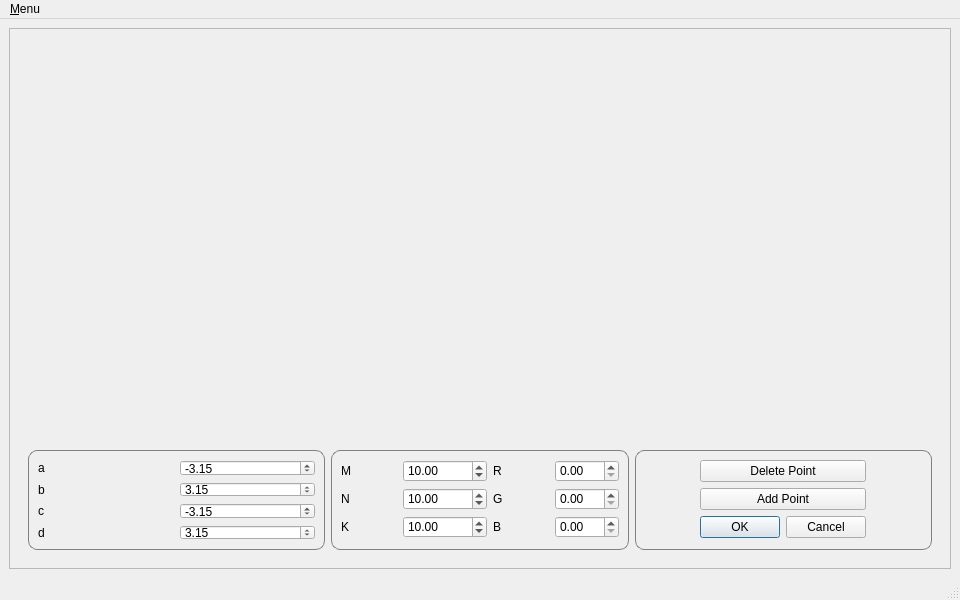
<?xml version="1.0" encoding="UTF-8"?>
<ui version="4.0">
 <class>LineEditor</class>
 <widget class="QMainWindow" name="LineEditor">
  <property name="geometry">
   <rect>
    <x>0</x>
    <y>0</y>
    <width>960</width>
    <height>600</height>
   </rect>
  </property>
  <property name="windowTitle">
   <string>Line Editor</string>
  </property>
  <widget class="QWidget" name="centralwidget">
   <layout class="QVBoxLayout" name="verticalLayout">
    <item>
     <widget class="QScrollArea" name="scrollArea">
      <property name="widgetResizable">
       <bool>true</bool>
      </property>
      <widget class="QWidget" name="scrollAreaWidgetContents">
       <property name="geometry">
        <rect>
         <x>0</x>
         <y>0</y>
         <width>944</width>
         <height>515</height>
        </rect>
       </property>
       <layout class="QVBoxLayout" name="verticalLayout_2">
        <item>
         <widget class="EditorField" name="widget" native="true">
          <property name="sizePolicy">
           <sizepolicy hsizetype="Preferred" vsizetype="Expanding">
            <horstretch>0</horstretch>
            <verstretch>80</verstretch>
           </sizepolicy>
          </property>
         </widget>
        </item>
        <item>
         <widget class="QWidget" name="widget_2" native="true">
          <property name="sizePolicy">
           <sizepolicy hsizetype="Preferred" vsizetype="Expanding">
            <horstretch>0</horstretch>
            <verstretch>20</verstretch>
           </sizepolicy>
          </property>
          <layout class="QHBoxLayout" name="horizontalLayout">
           <item>
            <widget class="QGroupBox" name="groupBox_5">
             <property name="maximumSize">
              <size>
               <width>16777215</width>
               <height>100</height>
              </size>
             </property>
             <property name="styleSheet">
              <string notr="true">QGroupBox {
    border: 1px solid gray;
    border-radius: 9px;
    margin-top: 0.5em;
}

QGroupBox::title {
    subcontrol-origin: margin;
    left: 10px;
    padding: 0 3px 0 3px;
}
</string>
             </property>
             <property name="title">
              <string/>
             </property>
             <layout class="QGridLayout" name="gridLayout_7">
              <item row="1" column="0">
               <widget class="QLabel" name="label_9">
                <property name="text">
                 <string>b</string>
                </property>
               </widget>
              </item>
              <item row="1" column="2">
               <widget class="QDoubleSpinBox" name="b_Spin">
                <property name="minimum">
                 <double>-100000.000000000000000</double>
                </property>
                <property name="maximum">
                 <double>100000.000000000000000</double>
                </property>
                <property name="singleStep">
                 <double>0.100000000000000</double>
                </property>
                <property name="value">
                 <double>3.150000000000000</double>
                </property>
               </widget>
              </item>
              <item row="0" column="0">
               <widget class="QLabel" name="label_8">
                <property name="text">
                 <string>a</string>
                </property>
               </widget>
              </item>
              <item row="0" column="2">
               <widget class="QDoubleSpinBox" name="a_Spin">
                <property name="minimum">
                 <double>-100000.000000000000000</double>
                </property>
                <property name="maximum">
                 <double>100000.000000000000000</double>
                </property>
                <property name="singleStep">
                 <double>0.100000000000000</double>
                </property>
                <property name="value">
                 <double>-3.150000000000000</double>
                </property>
               </widget>
              </item>
              <item row="2" column="0">
               <widget class="QLabel" name="label_10">
                <property name="text">
                 <string>c</string>
                </property>
               </widget>
              </item>
              <item row="2" column="2">
               <widget class="QDoubleSpinBox" name="c_Spin">
                <property name="minimum">
                 <double>-100000.000000000000000</double>
                </property>
                <property name="maximum">
                 <double>100000.000000000000000</double>
                </property>
                <property name="singleStep">
                 <double>0.100000000000000</double>
                </property>
                <property name="value">
                 <double>-3.150000000000000</double>
                </property>
               </widget>
              </item>
              <item row="3" column="2">
               <widget class="QDoubleSpinBox" name="d_Spin">
                <property name="minimum">
                 <double>-100000.000000000000000</double>
                </property>
                <property name="maximum">
                 <double>10000.000000000000000</double>
                </property>
                <property name="singleStep">
                 <double>0.100000000000000</double>
                </property>
                <property name="value">
                 <double>3.150000000000000</double>
                </property>
               </widget>
              </item>
              <item row="3" column="0">
               <widget class="QLabel" name="label_11">
                <property name="text">
                 <string>d</string>
                </property>
               </widget>
              </item>
             </layout>
            </widget>
           </item>
           <item>
            <widget class="QGroupBox" name="groupBox_7">
             <property name="maximumSize">
              <size>
               <width>16777215</width>
               <height>100</height>
              </size>
             </property>
             <property name="styleSheet">
              <string notr="true">QGroupBox {
    border: 1px solid gray;
    border-radius: 9px;
    margin-top: 0.5em;
}

QGroupBox::title {
    subcontrol-origin: margin;
    left: 10px;
    padding: 0 3px 0 3px;
}
</string>
             </property>
             <property name="title">
              <string/>
             </property>
             <layout class="QGridLayout" name="gridLayout_9">
              <item row="1" column="4">
               <widget class="QDoubleSpinBox" name="G_Spin">
                <property name="minimum">
                 <double>0.000000000000000</double>
                </property>
                <property name="maximum">
                 <double>255.000000000000000</double>
                </property>
                <property name="singleStep">
                 <double>1.000000000000000</double>
                </property>
                <property name="value">
                 <double>0.000000000000000</double>
                </property>
               </widget>
              </item>
              <item row="1" column="3">
               <widget class="QLabel" name="label_13">
                <property name="text">
                 <string>G</string>
                </property>
               </widget>
              </item>
              <item row="1" column="2">
               <widget class="QDoubleSpinBox" name="N_Spin">
                <property name="minimum">
                 <double>0.000000000000000</double>
                </property>
                <property name="maximum">
                 <double>100000.000000000000000</double>
                </property>
                <property name="singleStep">
                 <double>1.000000000000000</double>
                </property>
                <property name="value">
                 <double>10.000000000000000</double>
                </property>
               </widget>
              </item>
              <item row="0" column="0">
               <widget class="QLabel" name="label_15">
                <property name="text">
                 <string>M</string>
                </property>
               </widget>
              </item>
              <item row="1" column="0">
               <widget class="QLabel" name="label_14">
                <property name="text">
                 <string>N</string>
                </property>
               </widget>
              </item>
              <item row="0" column="2">
               <widget class="QDoubleSpinBox" name="M_Spin">
                <property name="minimum">
                 <double>0.000000000000000</double>
                </property>
                <property name="maximum">
                 <double>100000.000000000000000</double>
                </property>
                <property name="singleStep">
                 <double>1.000000000000000</double>
                </property>
                <property name="value">
                 <double>10.000000000000000</double>
                </property>
               </widget>
              </item>
              <item row="2" column="2">
               <widget class="QDoubleSpinBox" name="K_Spin">
                <property name="minimum">
                 <double>0.000000000000000</double>
                </property>
                <property name="maximum">
                 <double>1000.000000000000000</double>
                </property>
                <property name="singleStep">
                 <double>1.000000000000000</double>
                </property>
                <property name="value">
                 <double>10.000000000000000</double>
                </property>
               </widget>
              </item>
              <item row="2" column="0">
               <widget class="QLabel" name="label_12">
                <property name="text">
                 <string>K</string>
                </property>
               </widget>
              </item>
              <item row="0" column="4">
               <widget class="QDoubleSpinBox" name="R_Spin">
                <property name="minimum">
                 <double>0.000000000000000</double>
                </property>
                <property name="maximum">
                 <double>255.000000000000000</double>
                </property>
                <property name="singleStep">
                 <double>1.000000000000000</double>
                </property>
                <property name="value">
                 <double>0.000000000000000</double>
                </property>
               </widget>
              </item>
              <item row="2" column="4">
               <widget class="QDoubleSpinBox" name="B_Spin">
                <property name="minimum">
                 <double>0.000000000000000</double>
                </property>
                <property name="maximum">
                 <double>255.000000000000000</double>
                </property>
                <property name="singleStep">
                 <double>1.000000000000000</double>
                </property>
                <property name="value">
                 <double>0.000000000000000</double>
                </property>
               </widget>
              </item>
              <item row="0" column="3">
               <widget class="QLabel" name="label_16">
                <property name="text">
                 <string>R</string>
                </property>
               </widget>
              </item>
              <item row="2" column="3">
               <widget class="QLabel" name="label_17">
                <property name="text">
                 <string>B</string>
                </property>
               </widget>
              </item>
             </layout>
            </widget>
           </item>
           <item>
            <widget class="QGroupBox" name="groupBox_6">
             <property name="maximumSize">
              <size>
               <width>16777215</width>
               <height>100</height>
              </size>
             </property>
             <property name="styleSheet">
              <string notr="true">QGroupBox {
    border: 1px solid gray;
    border-radius: 9px;
    margin-top: 0.5em;
}

QGroupBox::title {
    subcontrol-origin: margin;
    left: 10px;
    padding: 0 3px 0 3px;
}
</string>
             </property>
             <property name="title">
              <string/>
             </property>
             <layout class="QGridLayout" name="gridLayout_8">
              <item row="1" column="1">
               <widget class="QPushButton" name="addPoint">
                <property name="text">
                 <string>Add Point</string>
                </property>
                <property name="checkable">
                 <bool>true</bool>
                </property>
               </widget>
              </item>
              <item row="0" column="1">
               <widget class="QPushButton" name="deletePoint">
                <property name="text">
                 <string>Delete Point</string>
                </property>
                <property name="checkable">
                 <bool>true</bool>
                </property>
               </widget>
              </item>
              <item row="2" column="1">
               <widget class="QDialogButtonBox" name="buttonBox">
                <property name="sizePolicy">
                 <sizepolicy hsizetype="Fixed" vsizetype="Fixed">
                  <horstretch>0</horstretch>
                  <verstretch>0</verstretch>
                 </sizepolicy>
                </property>
                <property name="standardButtons">
                 <set>QDialogButtonBox::Cancel|QDialogButtonBox::Ok</set>
                </property>
               </widget>
              </item>
             </layout>
            </widget>
           </item>
          </layout>
         </widget>
        </item>
       </layout>
      </widget>
     </widget>
    </item>
   </layout>
  </widget>
  <widget class="QMenuBar" name="menubar">
   <property name="geometry">
    <rect>
     <x>0</x>
     <y>0</y>
     <width>960</width>
     <height>38</height>
    </rect>
   </property>
   <widget class="QMenu" name="menuMenu">
    <property name="title">
     <string>&amp;Menu</string>
    </property>
    <addaction name="actionTestSIN"/>
   </widget>
   <addaction name="menuMenu"/>
  </widget>
  <widget class="QStatusBar" name="statusbar"/>
  <action name="actionTestSIN">
   <property name="text">
    <string>&amp;TestSIN</string>
   </property>
  </action>
 </widget>
 <customwidgets>
  <customwidget>
   <class>EditorField</class>
   <extends>QWidget</extends>
   <header>editorfield.h</header>
   <container>1</container>
  </customwidget>
 </customwidgets>
 <resources/>
 <connections/>
</ui>
